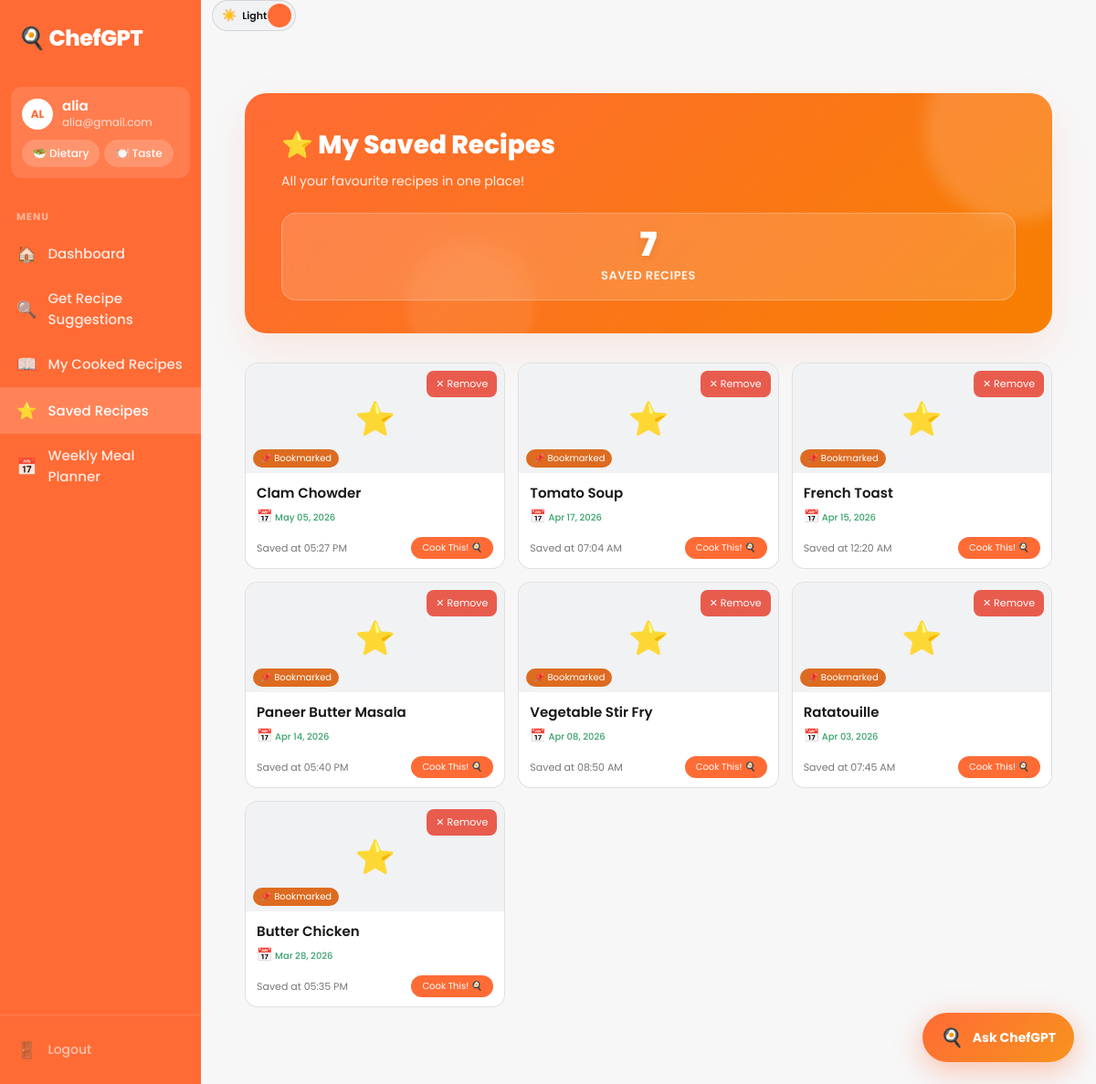
Page /saved-recipes (signed in) on the earlier database version.
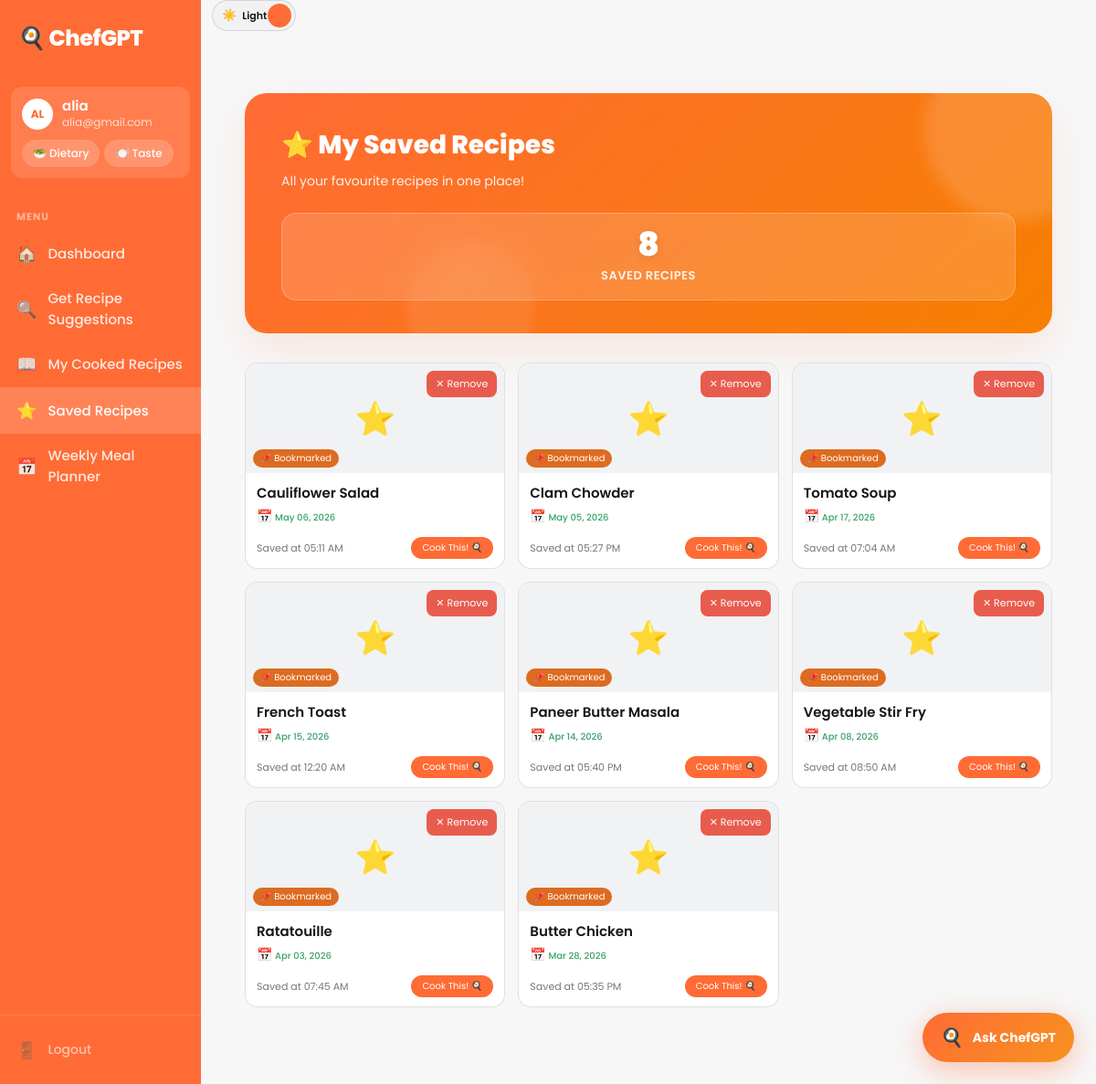
Same page on the later database version.
### app.py (models this page shows)
class SavedRecipe(db.Model):
    __tablename__ = 'saved_recipes'
    id = db.Column(db.Integer, primary_key=True)
    user_id = db.Column(db.Integer, db.ForeignKey('user.id'), nullable=False)
    recipe_id = db.Column(db.Integer, nullable=False)
    recipe_name = db.Column(db.String(200), nullable=False)
    saved_at = db.Column(db.DateTime, default=datetime.utcnow)
    user = db.relationship('User', backref='saved_recipes')

### app.py (the view)
@app.route("/saved-recipes")
@login_required
def saved_recipes():
    saved = SavedRecipe.query.filter_by(user_id=current_user.id)\
        .order_by(SavedRecipe.saved_at.desc()).all()
    return render_template("saved_recipes.html", recipes=saved)

### app.py (called while the page is built)
@login_manager.user_loader
def load_user(user_id):
    return User.query.get(int(user_id))

### templates/saved_recipes.html (shortened to what this page needs)
{% extends "base.html" %}
{% block extra_head %}
    <link rel="stylesheet" href="{{ url_for('static', filename='css/history.css') }}">
{% endblock %}
{% block content %}
    <div class="container">
        <div class="page-header">
            <h2>⭐ My Saved Recipes</h2>
            <p>All your favourite recipes in one place!</p>
            <div class="stats">
                <div class="stat-card">
                    <div class="stat-number">{{ recipes|length }}</div>
                    <div class="stat-label">Saved Recipes</div>
                </div>
            </div>
        </div>
        {% if recipes|length == 0 %}
            <div class="empty-state">
                <div style="font-size: 48px; margin-bottom: 16px;">💾</div>
                <h3>No Saved Recipes Yet</h3>
                <p>Browse recipes and hit Save to bookmark your favourites!</p>
                <a href="{{ url_for('dashboard') }}">Browse Recipes</a>
            </div>
        {% else %}
            <div class="recipe-grid">
            {% for saved in recipes %}
                <div class="recipe-card" onclick="window.location.href='{{ url_for('recipe_detail', recipe_id=saved.recipe_id) }}'" style="position: relative;">
                    <button class="view-btn" style="position: absolute; top: 8px; right: 8px; background: rgba(231, 76, 60, 0.9); color: white; border: none; padding: 6px 10px; font-size: 11px; z-index: 10; border-radius: 8px;" onclick="event.stopPropagation(); unsave({{ saved.recipe_id }}, this)">
                        ✕ Remove
                    </button>
                    <div class="recipe-card-img">
                        <div class="recipe-img-placeholder">⭐</div>
                        <div class="recipe-time-badge" style="background: #DD6B20; color: white;">📌 Bookmarked</div>
                    </div>
                    <div class="recipe-card-body">
                        <div class="recipe-card-name" style="font-size: 15px; padding-right: 20px;">{{ saved.recipe_name }}</div>
                        <div class="recipe-card-meta" style="color: #38A169; font-weight: 500; margin-top: 4px;">
                            <span style="font-size: 14px;">📅</span> {{ saved.saved_at.strftime('%b %d, %Y') }}
                        </div>
                        <div class="recipe-card-footer" style="margin-top: 12px;">
                            <div class="recipe-rating" style="font-size: 11px;">Saved at {{ saved.saved_at.strftime('%I:%M %p') }}</div>
                            <div class="recipe-view-btn" style="background: var(--brand);">Cook This! 🍳</div>
                        </div>
                    </div>
                </div>
            {% endfor %}
            </div>
        {% endif %}
    </div>
{% endblock %}

Differences in the rows shown:
added SavedRecipe: recipe_name "Cauliflower Salad", saved_at "May 06, 2026", saved_at "05:11 AM"
Other differences:
{{ recipes|length }}: "7" → "8"
